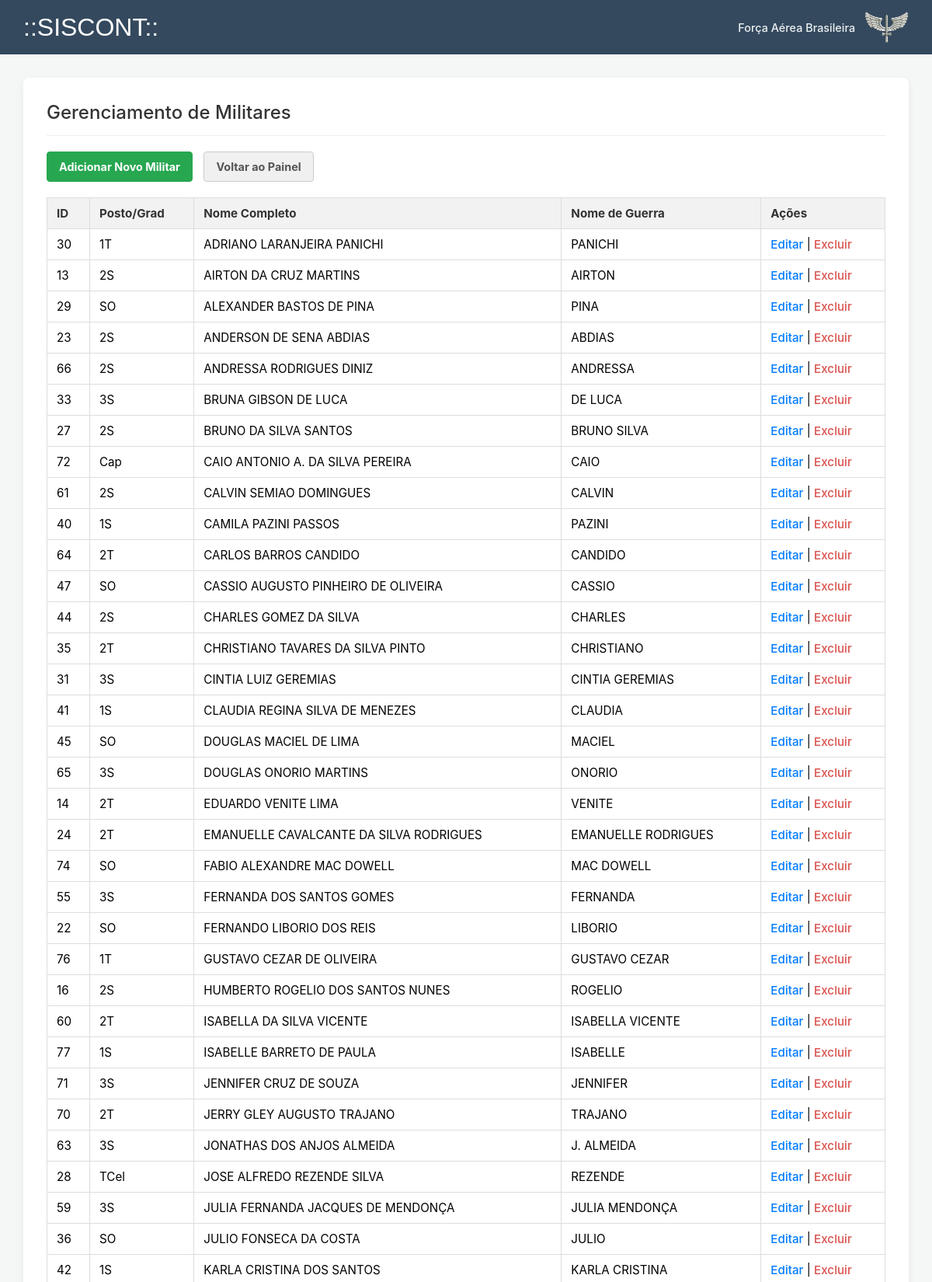
The page /crud_militares/militares_index.php (signed in, upper part) on the database its author committed.
### tables this page shows
CREATE TABLE `militares` (
  `idmilitar` int NOT NULL,
  `idpg` int NOT NULL,
  `nomemil` varchar(45) DEFAULT NULL,
  `nomegr` varchar(20) DEFAULT NULL
);

CREATE TABLE `posto_grad` (
  `idpg` int NOT NULL,
  `nomepg` varchar(4) DEFAULT NULL
);

### crud_militares/militares_index.php (the view, shortened to what this page needs)
<?php
include "../conexao.php";
try {
    $sql = "SELECT m.idmilitar, m.nomemil, m.nomegr, pg.nomepg
            FROM militares m
            JOIN posto_grad pg ON m.idpg = pg.idpg
            ORDER BY m.nomemil";
    $stmt = $mysqli->query($sql);
    $militares = $stmt->fetch_all(MYSQLI_ASSOC);
} catch (mysqli_sql_exception $e) {
    die("Erro ao consultar militares: " . $e->getMessage());
}
?>
<!DOCTYPE html>
<html lang="pt-br">
<head>
    <link rel="stylesheet" href="../estilo.css">
</head>
<body>
    <div id="topo">
        <h1>::SISCONT::</h1>
        <div class="header-fab-info">
            <span>Força Aérea Brasileira</span>
            <img src="../img/gladio_80px.webp" alt="Gládio Alado FAB">
        </div>
    </div>
    <div id="conteudo-interno">
        <div class="main-content-card">
            <h2>Gerenciamento de Militares</h2>
            <p style="margin-bottom: 20px;">
                <a href="militares_form.php" class="btn-primary-crud">Adicionar Novo Militar</a>
                <a href="../dashboard.php" class="btn-secondary-crud">Voltar ao Painel</a>
            </p>
            <table>
                <thead>
                    <tr>
                        <th>ID</th>
                        <th>Posto/Grad</th>
                        <th>Nome Completo</th>
                        <th>Nome de Guerra</th>
                        <th>Ações</th>
                    </tr>
                </thead>
                <tbody>
                    <?php foreach ($militares as $militar): ?>
                    <tr>
                        <td><?= $militar['idmilitar'] ?></td>
                        <td><?= htmlspecialchars($militar['nomepg']) ?></td>
                        <td><?= htmlspecialchars($militar['nomemil']) ?></td>
                        <td><?= htmlspecialchars($militar['nomegr']) ?></td>
                        <td>
                            <a href="militares_form.php?id=<?= $militar['idmilitar'] ?>">Editar</a>
                            |
                            <a href="militares_acao.php?acao=excluir&id=<?= $militar['idmilitar'] ?>"
                               class="action-delete-link"
                               onclick="return confirm('Tem certeza que deseja excluir? Este militar pode estar em uma comissão.');">
                               Excluir
                            </a>
                        </td>
                    </tr>
                    <?php endforeach; ?>
                </tbody>
            </table>
        </div> </div>
</body>
</html>

### estilo.css (style rules this page uses)
html, body { margin: 0; padding: 0; width: 100%; height: 100%; background-color: #f4f7f6; font-family: -apple-system, BlinkMacSystemFont, "Segoe UI", Roboto, "Helvetica Neue", Arial, sans-serif; }
h1 { margin: 0; font-size: 2em; font-family: sans-serif; color: #ffffff; font-weight: 300; }
h2 { font-size: 1.5em; color: #333; font-weight: 500; text-align: center; margin-top: 0; }
#topo { background-color: #34495e; width: 100%; color: #ffffff; padding: 15px 30px; box-sizing: border-box; display: flex; justify-content: space-between; align-items: center; }
.header-fab-info { display: flex; align-items: center; gap: 12px; color: #ecf0f1; font-size: 0.9em; font-weight: 500; }
.header-fab-info img { height: 40px; width: auto; }
#conteudo-interno { padding: 30px; box-sizing: border-box; min-height: calc(100vh - 160px); }
.main-content-card { width: 100%; max-width: 1200px; background: #ffffff; padding: 30px; border-radius: 8px; box-shadow: 0 4px 12px rgba(0,0,0,0.05); box-sizing: border-box; margin: 0 auto; }
.main-content-card h2 { text-align: left; margin-top: 0; margin-bottom: 20px; padding-bottom: 15px; border-bottom: 1px solid #eee; color: #333; }
.btn-primary-crud, .btn-secondary-crud { display: inline-block; padding: 10px 15px; border-radius: 4px; text-decoration: none; font-weight: bold; font-size: 0.9em; margin-right: 10px; }
.btn-primary-crud { background-color: #27a750; color: white; border: 1px solid #27a750; }
.btn-secondary-crud { background-color: #f0f0f0; color: #555; border: 1px solid #ccc; }
.main-content-card table { width: 100%; margin-top: 20px; border-collapse: collapse; }
.main-content-card th, .main-content-card td { border: 1px solid #ddd; padding: 10px 12px; text-align: left; font-size: 0.95em; }
.main-content-card th { background-color: #f2f2f2; font-weight: bold; color: #333; }
.main-content-card td a { color: #007bff; text-decoration: none; font-weight: 500; }
.action-delete-link { color: #d9534f !important; }

### rows shown on the page
militares: idmilitar "30", idpg.nomepg "1T", nomemil "ADRIANO LARANJEIRA PANICHI", nomegr "PANICHI"
militares: idmilitar "13", idpg.nomepg "2S", nomemil "AIRTON DA CRUZ MARTINS", nomegr "AIRTON"
militares: idmilitar "29", idpg.nomepg "SO", nomemil "ALEXANDER BASTOS DE PINA", nomegr "PINA"
militares: idmilitar "23", idpg.nomepg "2S", nomemil "ANDERSON DE SENA ABDIAS", nomegr "ABDIAS"
militares: idmilitar "66", idpg.nomepg "2S", nomemil "ANDRESSA RODRIGUES DINIZ", nomegr "ANDRESSA"
militares: idmilitar "33", idpg.nomepg "3S", nomemil "BRUNA GIBSON DE LUCA", nomegr "DE LUCA"
militares: idmilitar "27", idpg.nomepg "2S", nomemil "BRUNO DA SILVA SANTOS", nomegr "BRUNO SILVA"
militares: idmilitar "72", idpg.nomepg "Cap", nomemil "CAIO ANTONIO A. DA SILVA PEREIRA", nomegr "CAIO"
militares: idmilitar "61", idpg.nomepg "2S", nomemil "CALVIN SEMIAO DOMINGUES", nomegr "CALVIN"
militares: idmilitar "40", idpg.nomepg "1S", nomemil "CAMILA PAZINI PASSOS", nomegr "PAZINI"
militares: idmilitar "64", idpg.nomepg "2T", nomemil "CARLOS BARROS CANDIDO", nomegr "CANDIDO"
militares: idmilitar "47", idpg.nomepg "SO", nomemil "CASSIO AUGUSTO PINHEIRO DE OLIVEIRA", nomegr "CASSIO"
militares: idmilitar "44", idpg.nomepg "2S", nomemil "CHARLES GOMEZ DA SILVA", nomegr "CHARLES"
militares: idmilitar "35", idpg.nomepg "2T", nomemil "CHRISTIANO TAVARES DA SILVA PINTO", nomegr "CHRISTIANO"
militares: idmilitar "31", idpg.nomepg "3S", nomemil "CINTIA LUIZ GEREMIAS", nomegr "CINTIA GEREMIAS"
militares: idmilitar "41", idpg.nomepg "1S", nomemil "CLAUDIA REGINA SILVA DE MENEZES", nomegr "CLAUDIA"
militares: idmilitar "45", idpg.nomepg "SO", nomemil "DOUGLAS MACIEL DE LIMA", nomegr "MACIEL"
militares: idmilitar "65", idpg.nomepg "3S", nomemil "DOUGLAS ONORIO MARTINS", nomegr "ONORIO"
militares: idmilitar "14", idpg.nomepg "2T", nomemil "EDUARDO VENITE LIMA", nomegr "VENITE"
militares: idmilitar "24", idpg.nomepg "2T", nomemil "EMANUELLE CAVALCANTE DA SILVA RODRIGUES", nomegr "EMANUELLE RODRIGUES"
militares: idmilitar "74", idpg.nomepg "SO", nomemil "FABIO ALEXANDRE MAC DOWELL", nomegr "MAC DOWELL"
militares: idmilitar "55", idpg.nomepg "3S", nomemil "FERNANDA DOS SANTOS GOMES", nomegr "FERNANDA"
militares: idmilitar "22", idpg.nomepg "SO", nomemil "FERNANDO LIBORIO DOS REIS", nomegr "LIBORIO"
militares: idmilitar "76", idpg.nomepg "1T", nomemil "GUSTAVO CEZAR DE OLIVEIRA", nomegr "GUSTAVO CEZAR"
militares: idmilitar "16", idpg.nomepg "2S", nomemil "HUMBERTO ROGELIO DOS SANTOS NUNES", nomegr "ROGELIO"
militares: idmilitar "60", idpg.nomepg "2T", nomemil "ISABELLA DA SILVA VICENTE", nomegr "ISABELLA VICENTE"
militares: idmilitar "77", idpg.nomepg "1S", nomemil "ISABELLE BARRETO DE PAULA", nomegr "ISABELLE"
militares: idmilitar "71", idpg.nomepg "3S", nomemil "JENNIFER CRUZ DE SOUZA", nomegr "JENNIFER"
militares: idmilitar "70", idpg.nomepg "2T", nomemil "JERRY GLEY AUGUSTO TRAJANO", nomegr "TRAJANO"
militares: idmilitar "63", idpg.nomepg "3S", nomemil "JONATHAS DOS ANJOS ALMEIDA", nomegr "J. ALMEIDA"
militares: idmilitar "28", idpg.nomepg "TCel", nomemil "JOSE ALFREDO REZENDE SILVA", nomegr "REZENDE"
militares: idmilitar "59", idpg.nomepg "3S", nomemil "JULIA FERNANDA JACQUES DE MENDONÇA", nomegr "JULIA MENDONÇA"
militares: idmilitar "36", idpg.nomepg "SO", nomemil "JULIO FONSECA DA COSTA", nomegr "JULIO"
militares: idmilitar "42", idpg.nomepg "1S", nomemil "KARLA CRISTINA DOS SANTOS", nomegr "KARLA CRISTINA"
